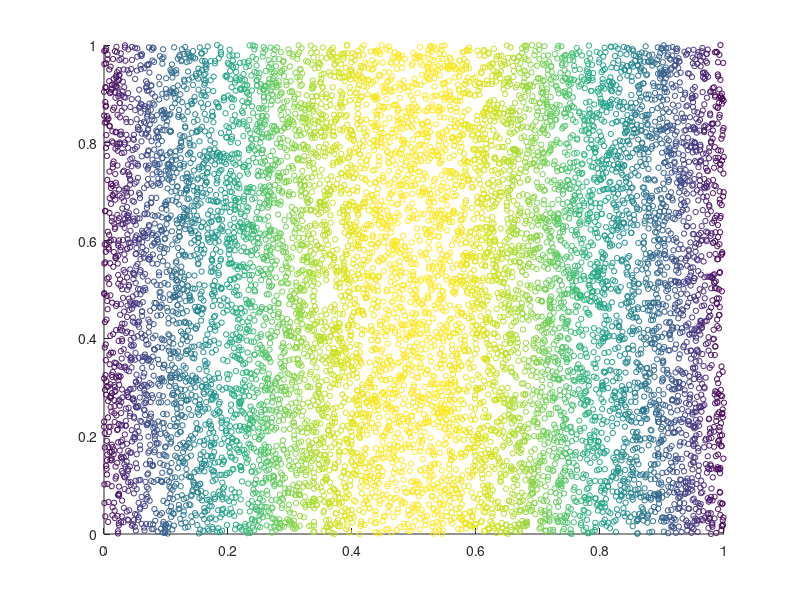

Recreate this plot in MATLAB. (Note: this script raises an error after producing the figure.)
%
% Copyright (c) 2004-2026 Jean-Luc Thiffeault <jeanluc@mailaps.org>
%
% See the file LICENSE for copying permission.
%

alpha = .234;

% Initial distribution.
nens = 10000;
x0 = rand(nens,2);

x = x0;
th = zeros(nens,1);
sz = 15;

th = sin(pi*x0(:,1));
%th = sin(pi*x0(:,1)).*sin(pi*x0(:,2));

figure(1)
scatter(x(:,1),x(:,2),sz,th)

nit = 5;
for n = 1:nit
   [x(:,1) x(:,2)] = baker(x(:,1),x(:,2),alpha);
end

figure(2)
%imagesc(x,y,th);
scatter(x(:,1),x(:,2),sz,th)
